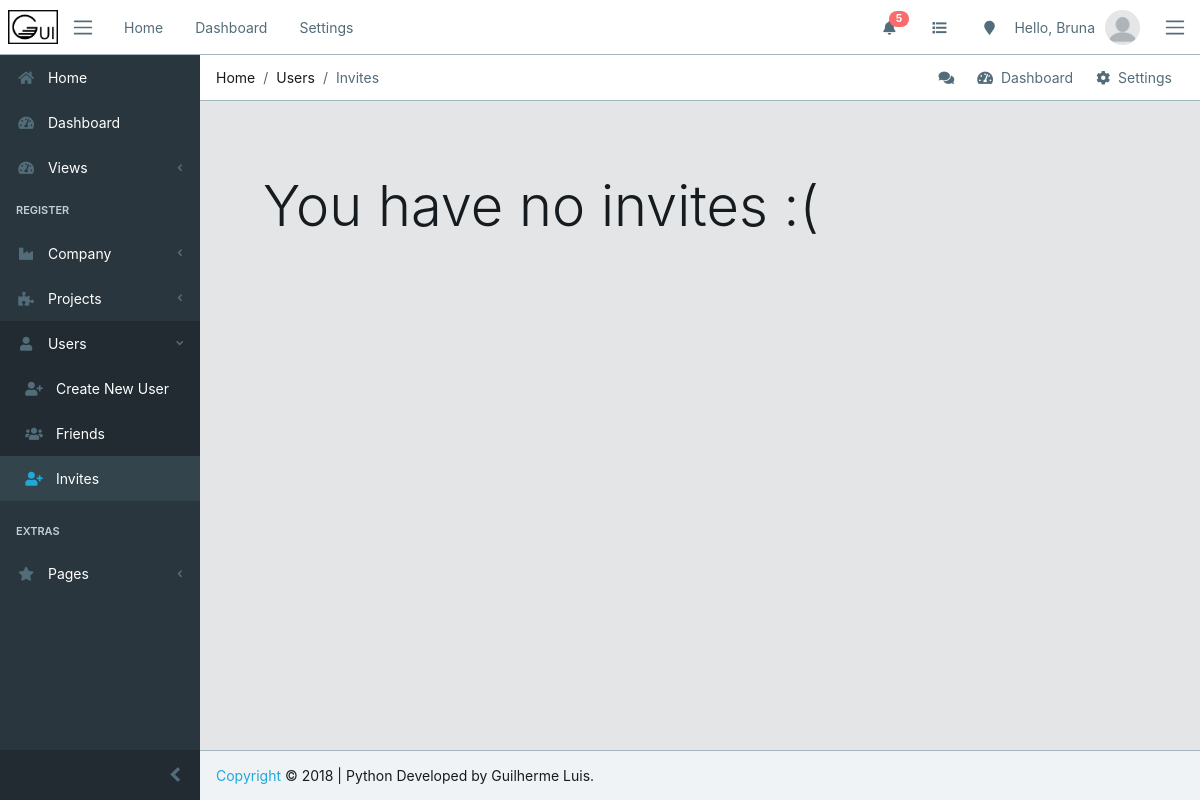
Page /register/users/invites/ (signed in) on the earlier database version.
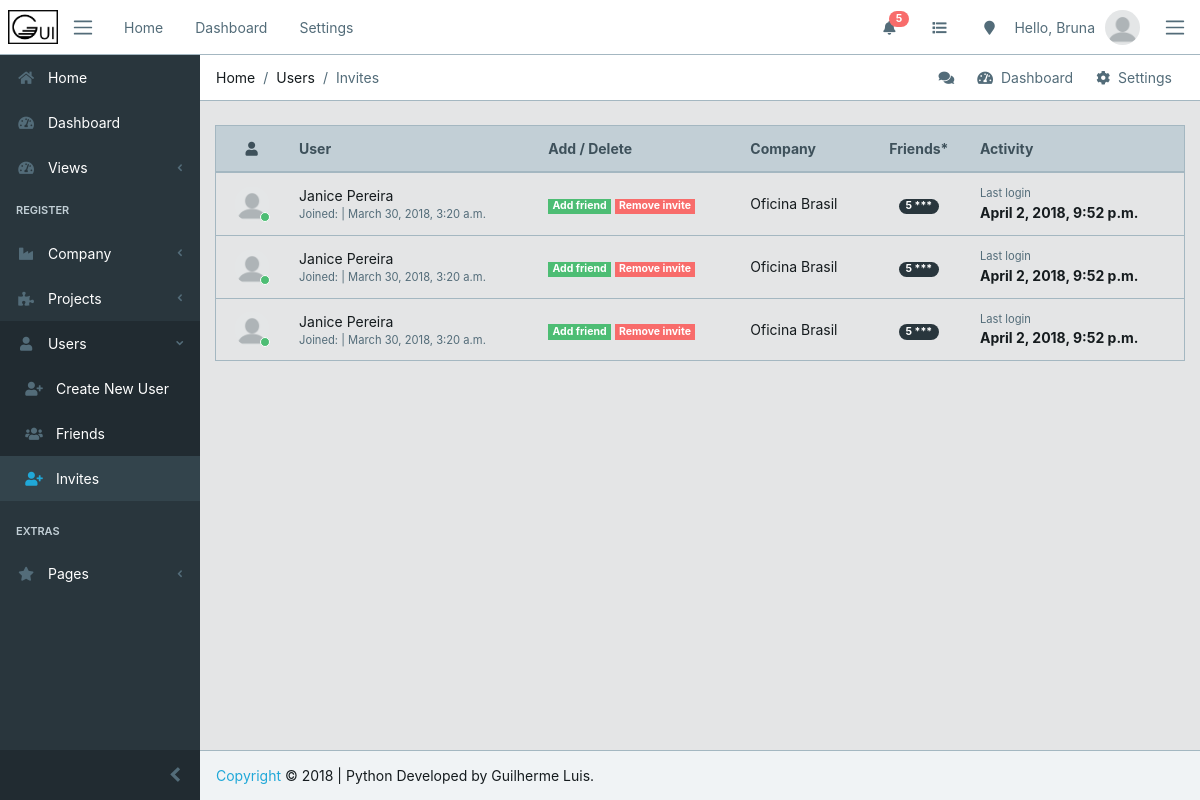
Same page on the later database version.
### register/models.py (models this page shows, shortened)
class Invite(models.Model):
    inviter = models.ForeignKey(UserProfile, on_delete=models.DO_NOTHING, related_name='made_invites')
    invited = models.ForeignKey(UserProfile, on_delete=models.DO_NOTHING, related_name='received_invites')

class UserProfile(models.Model):
    user = models.ForeignKey(User, on_delete=models.CASCADE)
    company = models.ForeignKey(Company, on_delete=models.CASCADE)
    project = models.ManyToManyField(Project, blank=True)
    friends = models.ManyToManyField('self', blank=True)

class Company(models.Model):
    social_name = models.CharField(max_length=80)
    name = models.CharField(max_length=80)
    email = models.EmailField()
    city = models.CharField(max_length=50)
    found_date = models.DateField()
    class Meta:
        verbose_name_plural = 'Companies'
        ordering = ('name',)
    def __str__(self):
        return (self.name)

### register/views.py (the view)
# urls.py: path('users/invites/', views.invites, name='invites'),
def invites(request):
    return render(request, 'register/invites.html')

### core/views.py (called while the page is built)
def context(request): # send context to base.html
    users = User.objects.all()
    users_prof = UserProfile.objects.all()
    if request.user.is_authenticated:
        try:
            user_id = request.user.userprofile_set.values_list()[0][0]
            logged_user = UserProfile.objects.get(id=user_id)
            friends = logged_user.friends.all()
            context = {
                'users': users,
                'users_prof': users_prof,
                'logged_user': logged_user,
                'friends' : friends,
            }
            return context
        except:
            context = {
                'users':users,
                'users_prof':users_prof,
            }
            return context
    else:
        context = {
            'users': users,
            'users_prof': users_prof,
        }
        return context

### register/templates/register/invites.html (shortened to what this page needs)
{% extends 'core/base.html' %}
{% load staticfiles %}
{% block breadcrumb %}
        <li class="breadcrumb-item">Home</li>
        <li class="breadcrumb-item">Users</li>
        <li class="breadcrumb-item active">Invites</li>
{% endblock breadcrumb%}
{% block content %}
<div class="container-fluid">
  <div id="ui-view" style="opacity: 1;"><div class="animated fadeIn">
    <div class="row">
    <div class="col-12">
        <div class="row">
            {% if logged_user.received_invites.count %}
            <table class="table table-responsive-sm table-hover table-outline mb-5 ">
                <thead class="thead-light">
                <tr>
                    <th class="text-center"><i class="fa fa-user"></i></th>
                    <th>User</th>
                    <th>Add / Delete</th>
                    <th>Company</th>
                    <th class="text-center">Friends*</th>
                    <th>Activity</th>
                </tr>
            </thead>
                    <tbody>
                        {% for invite in logged_user.received_invites.all %}
                        <tr>
                            <td class="text-center">
                                <div class="avatar">
                                <img src="{% static 'core/img/avatar/blank_profile.png' %}" class="img-avatar" alt="{{ user.email }}">
                                <span class="avatar-status badge-success"></span>
                                </div>
                            </td>
                            <td>
                                {% if invite.inviter.user.get_full_name %}
                                <div>{{ invite.inviter.user.get_full_name }}{% if invite.inviter.user.is_staff %} <span class="badge badge-pill badge-dark"> staff</span> {% endif %}</div>
                                {% else %}
                                <div>{{ invite.inviter.user.username }}{% if invite.inviter.user.is_staff %} <span class="badge badge-pill badge-dark"> staff</span> {% endif %}</div>
                                {% endif %}
                                <div class="small text-muted">
                                <span>Joined:</span> | {{ invite.inviter.user.date_joined }}
                                </div>
                            </td>
                            <td>
                                <a href="{% url 'register:accept-invite' invite_id=invite.id %}" class="badge badge-success text-white">Add friend</a>
                                <a href="{% url 'register:delete-invite' invite_id=invite.id %}" class="badge badge-danger text-white">Remove invite</a>
                            </td>
                            <td>
                                {{ invite.inviter.company }}
                            </td>
                            <td class="text-center">
                                <span class="badge badge-pill badge-dark">{{ invite.inviter.user.task_set.values.count }} ***</span>
                            </td>
                            <td>
                                <div class="small text-muted">Last login</div>
                                <strong>{{ invite.inviter.user.last_login }}</strong>
                            </td>
                        </tr>
                        {% endfor %}
                    </tbody>
                </table>
                {% else %}
                {% if user.is_authenticated %}
                    <span class="display-4 m-5">You have no invites :(</span>
                {% else %}
                    <a href="{% url 'core:login' %}" class="nav-link display-4">Log in to see your invites</a>
                {% endif %}
                {% endif %}
            </div>
        </div>
    </div>
    </div>
    </div>
  </div>
</div>
{% endblock %}

Differences in the rows shown:
added Invite: inviter.user.get_full_name "Janice Pereira", inviter.user.date_joined "March 30, 2018, 3:20 a.m.", inviter.company "Oficina Brasil", inviter.user.task_set.values.count "5", inviter.user.last_login "April 2, 2018, 9:52 p.m."
added Invite: inviter.user.get_full_name "Janice Pereira", inviter.user.date_joined "March 30, 2018, 3:20 a.m.", inviter.company "Oficina Brasil", inviter.user.task_set.values.count "5", inviter.user.last_login "April 2, 2018, 9:52 p.m."
added Invite: inviter.user.get_full_name "Janice Pereira", inviter.user.date_joined "March 30, 2018, 3:20 a.m.", inviter.company "Oficina Brasil", inviter.user.task_set.values.count "5", inviter.user.last_login "April 2, 2018, 9:52 p.m."
Other differences:
text no longer shown: "You have no invites :("
text now shown: "User Add / Delete Company Friends* Activity"
